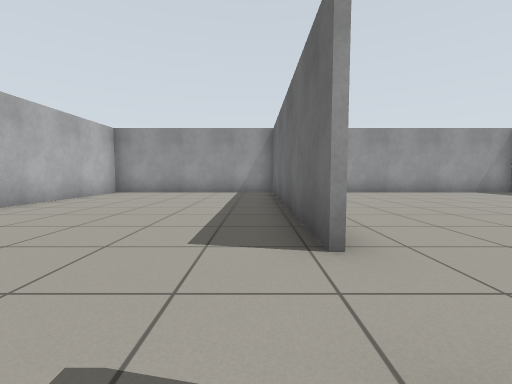
view 1 (above)

24 first-person views from a walk through a Gazebo world. The camera is 0.72 m above the floor, tilts 4° down and sees 90° across. The floor is counted in squares, 1 m on a side. Each view is taken from the middle of a square. On the plan, view 1 faces up. The plan holds only what a view shows up to about 9 squares ahead; the rest is blank.

view 2
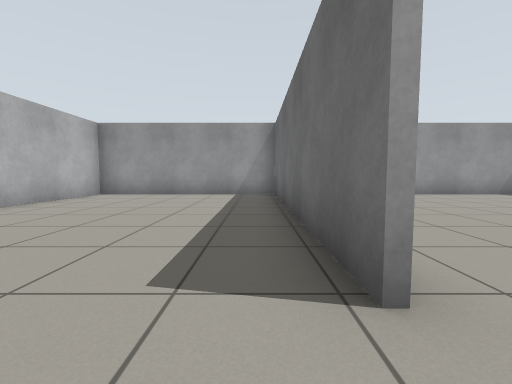

view 3
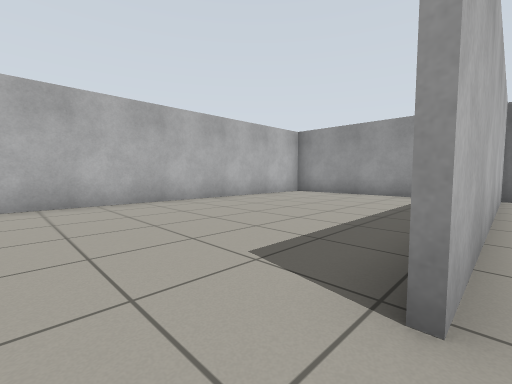

view 4
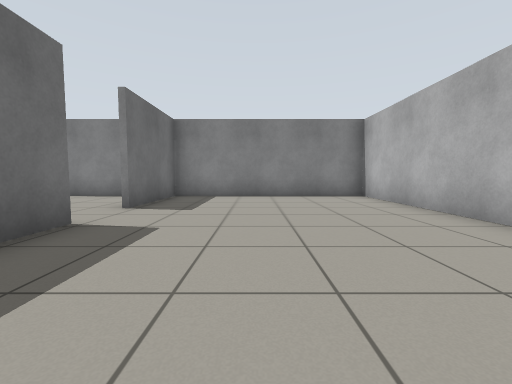

view 5
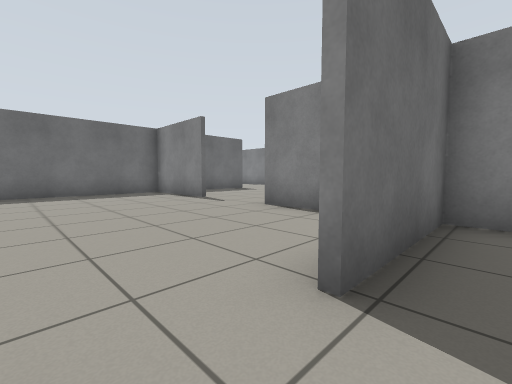

view 6
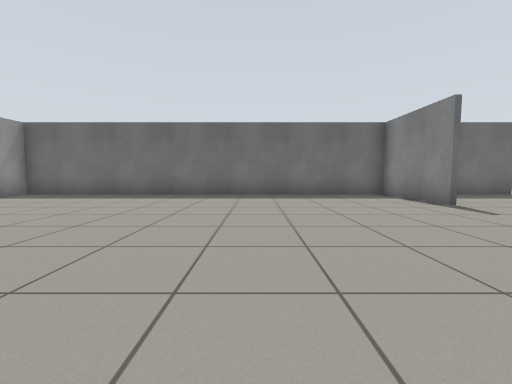

view 7
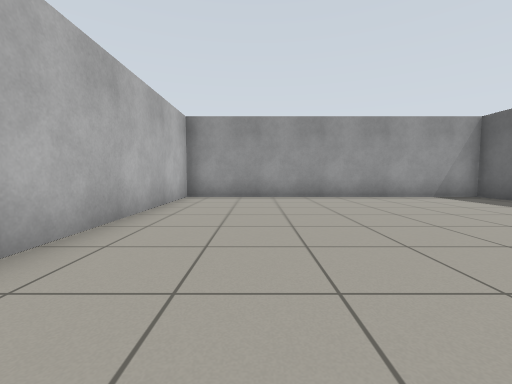

view 8
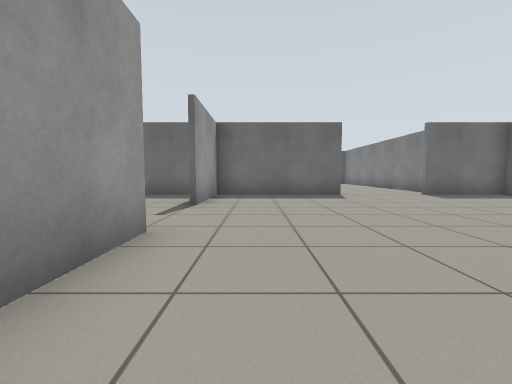

view 9
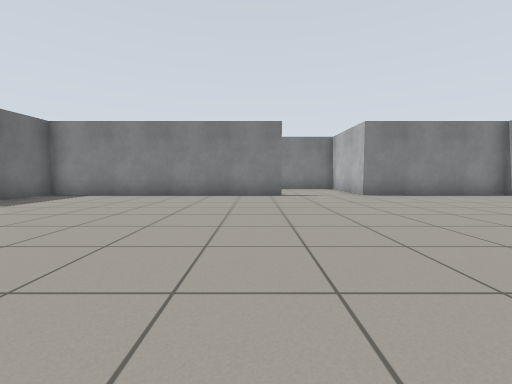

view 10
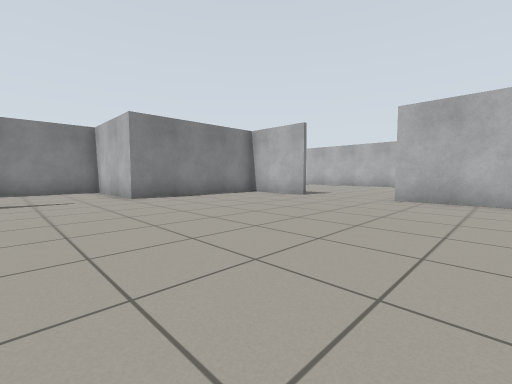

view 11
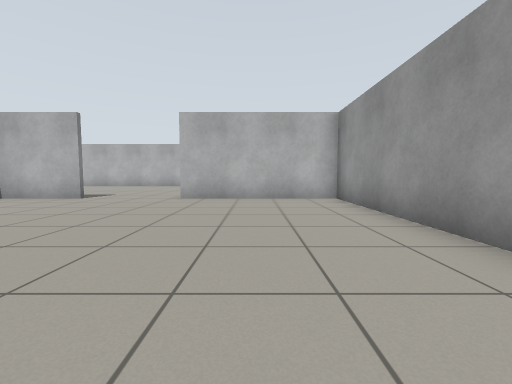

view 12
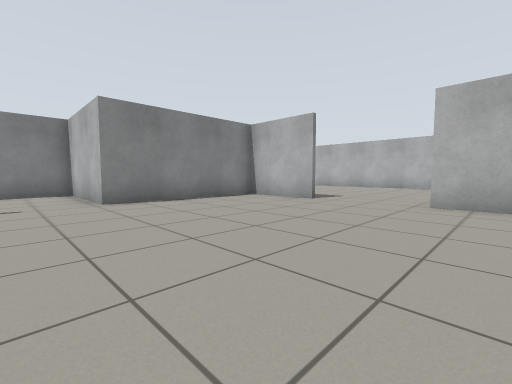

view 13
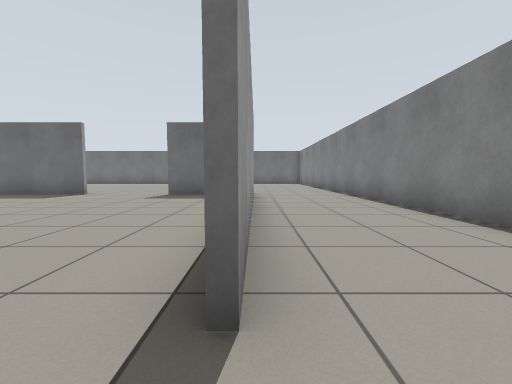

view 14
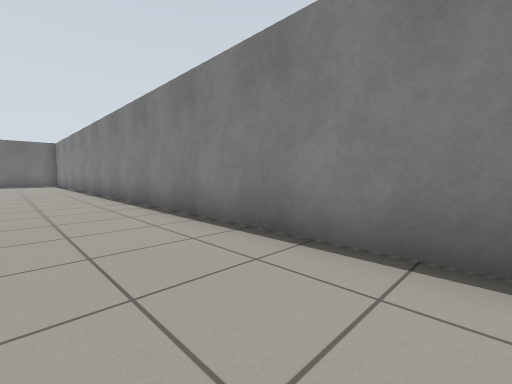

view 15
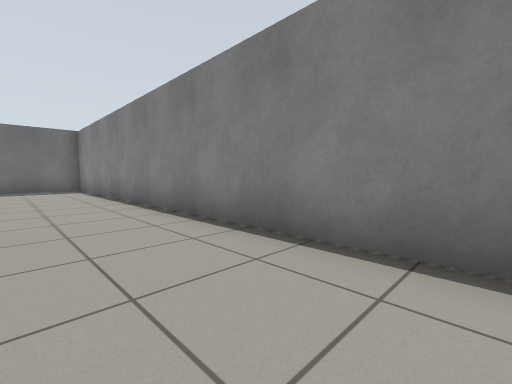

view 16
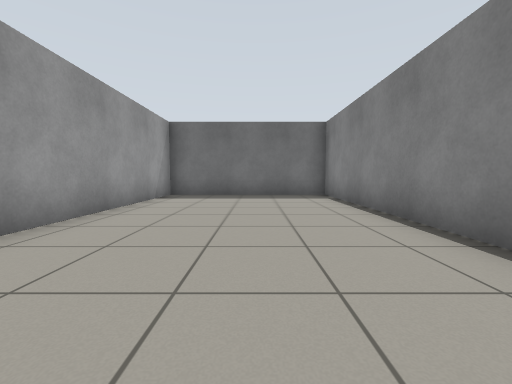

view 17
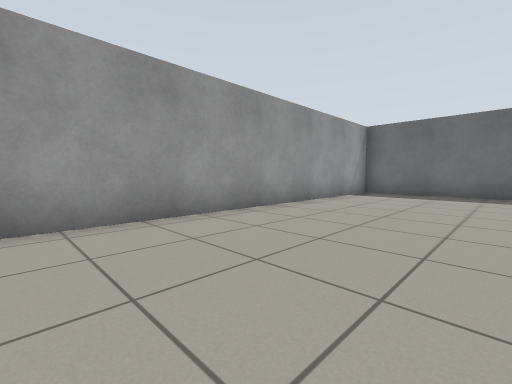

view 18
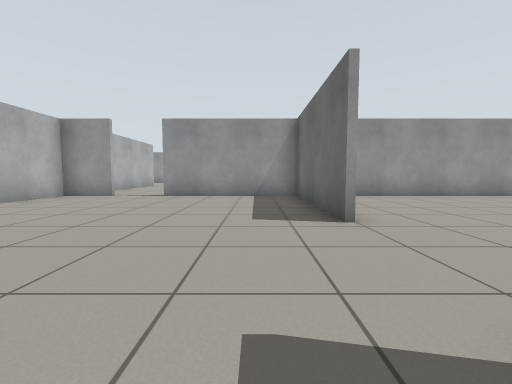

view 19
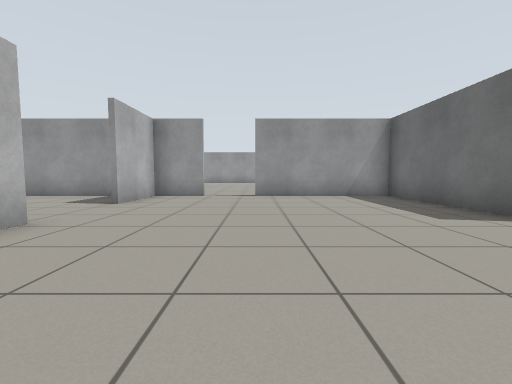

view 20
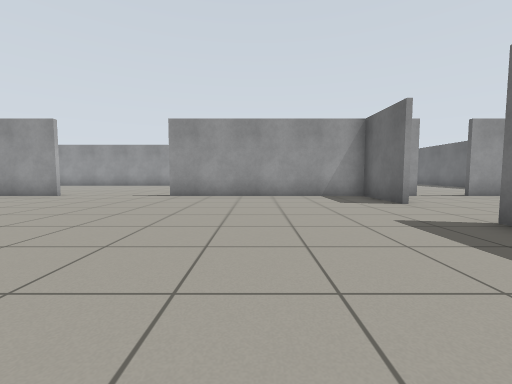

view 21
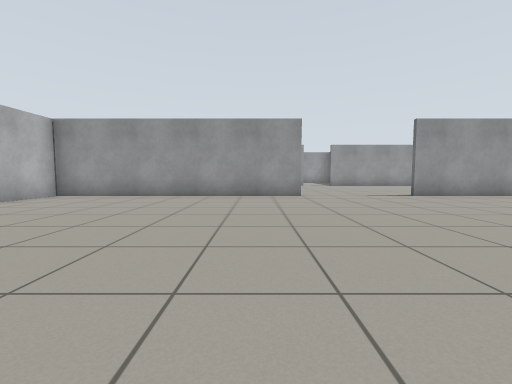

view 22
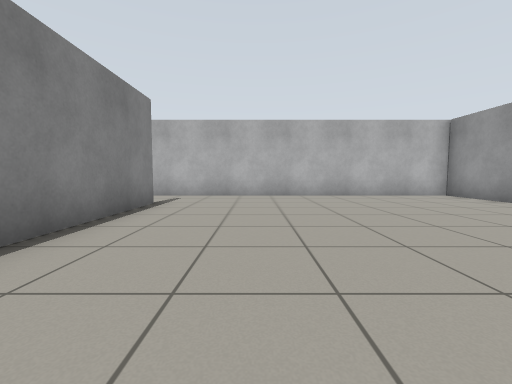

view 23
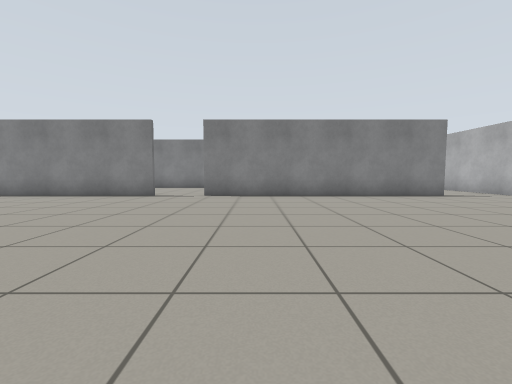

view 24
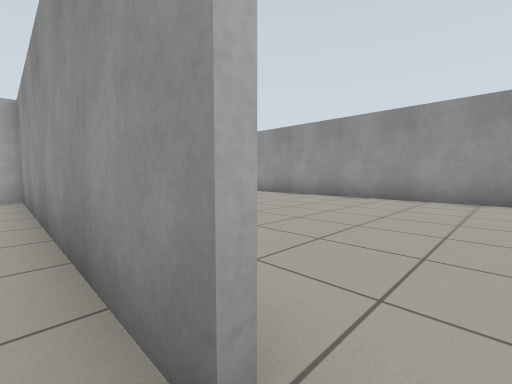

### Floor plan
Points are (right, up) in squares from view 1. A wall is a line through its corners. A room is listed if a view was taken in it or the views show most of it. See-through windows are left out.
Room 1 (views 1, 2, 3, 4, 5, 6)
walls: (0.7, 2.3) (0.7, 9.8); (1, 10) (-5.5, 10) (-5.5, -2); (-5.7, -2.5) (0.7, -2.5) (0.7, 0.8)
ways out: opening at (1, 1.5) to room 2
Room 2 (view 7)
walls: (6.7, -2.5) (10, -2.5) (10, 10) (1, 10); (2.4, -2.5) (4.2, -2.5); (0.8, 10.1) (0.8, 2.3)
ways out: opening at (1, 1.5) to room 1; opening at (5.5, -2) to room 3
Room 3 (views 8, 9, 10, 11, 12, 13, 14, 15, 16, 17)
walls: (6.4, -12.9) (2.1, -12.9); (2.1, -12.8) (10, -12.8) (10, -9.9); (10, -7) (10, -2.6) (6.9, -2.6); (4.2, -2.6) (-5.9, -2.6); (-5.5, -10.1) (-5.5, -12.8) (-0.7, -12.8) (-0.7, -16.4) (20.9, -16.4) (20.9, -11) (10.9, -11); (-5.5, -2) (-5.5, -7.2)
ways out: opening at (5.5, -2) to room 2; opening at (-6, -9) to room 4
Room 4 (views 18, 19, 20, 21, 22, 23, 24)
walls: (-23.5, -2.6) (-31.6, -2.6) (-31.6, -12.5); (-13.5, -4.9) (-13.5, -2.6); (-13.3, -7.3) (-13.3, -7.8); (-13.3, -2.5) (-13.3, -4.9); (-19.6, -11.5) (-14.4, -11.5); (-11.6, -2.6) (-19.9, -2.6); (-22.9, 4.8) (-28.1, 4.8); (-29.4, -11.5) (-21.3, -11.5); (-5.9, -2.6) (-10.1, -2.6); (-5.7, -7.3) (-5.7, -2.5)
ways out: opening at (-6, -9) to room 3; opening at (-30.5, -12); opening at (-20.5, -12); opening at (-11, -2)

Positions as (right, up) in squares from view 1, and headings:
1: (0, 0), facing up
2: (0, 1), facing up
3: (1, 1), facing up-left
4: (-2, 6), facing down
5: (0, 2), facing down-right
6: (1, 2), facing right
7: (3, 2), facing up
8: (1, -4), facing right
9: (3, -4), facing down
10: (2, -5), facing down-left
11: (2, -5), facing left
12: (1, -6), facing down-left
13: (1, -13), facing right
14: (2, -14), facing down-right
15: (8, -14), facing down-right
16: (12, -14), facing right
17: (11, -15), facing up-right
18: (-7, -11), facing up
19: (-10, -11), facing up
20: (-17, -11), facing up
21: (-25, -11), facing up
22: (-23, -9), facing left
23: (-23, -3), facing down
24: (-23, -3), facing up-left
